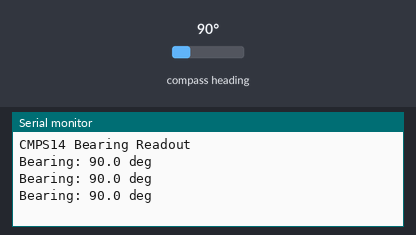
Simulated run of this sketch. Board: Arduino Uno, built with avr-gcc and run on an emulated ATmega328P. On the bench: the last lines printed to the serial monitor. Wiring (inferred from the names in the program): CMPS compass at I2C address 0x60. Inputs (shaded band) come from the test bench; at power-on: compass heading 90°.

Above: at 1.3 s.
1.4 s: compass heading set to 7°
At 1.9 s:
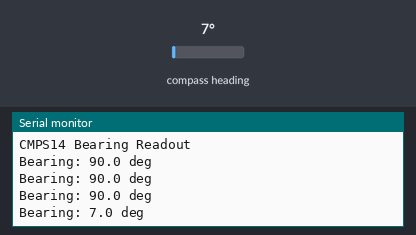
2.9 s: compass heading set to 180°
At 3.4 s:
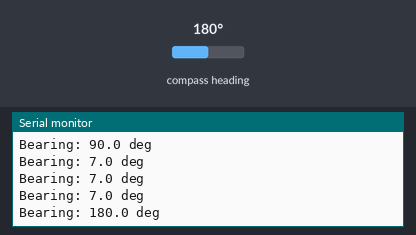
Timing chart, 0 to 5.9 s (numbered marks = the images above; inputs shaded):
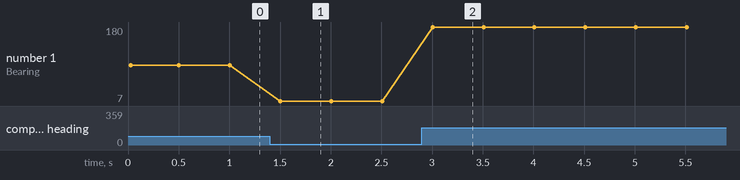

The sketch:

correctBearingCode.ino
```cpp
#include <Wire.h>

// Define I2C address for the CMPS14 compass module
#define CMPS14_ADDRESS 0x60

// --- Function to read and process the 16-bit bearing ---
float readBearing16Bit() {

  // 1. Set the starting register to 2 (16-bit High Byte)
  Wire.beginTransmission(CMPS14_ADDRESS);
  Wire.write(2);
  Wire.endTransmission(); // Stop and release the bus

  // 2. Request 2 bytes (Register 2, then Register 3)
  if (Wire.requestFrom(CMPS14_ADDRESS, 2) == 2) {

    // Read the bytes in the order they are received (High then Low)
    byte highByte = Wire.read();
    byte lowByte = Wire.read();

    // Combine the two bytes into a 16-bit integer (raw value 0-3599)
    // We explicitly cast to int/unsigned int for proper bit shifting
    int rawBearing = ((unsigned int)highByte << 8) | lowByte;

    // Convert the raw value (tenths of a degree) to a float in degrees
    return (float)rawBearing / 10.0;
  }

  // Return 0.0 on read failure
  return 0.0;
}

void setup() {
  Wire.begin();             // Start I2C communication
  Serial.begin(9600);       // Start Serial Monitor
  Serial.println("CMPS14 Bearing Readout");
}

void loop() {
  float bearingDegrees = readBearing16Bit();

  // Print the final result
  Serial.print("Bearing: ");
  Serial.print(bearingDegrees, 1); // Print with 1 decimal place
  Serial.println(" deg");

  delay(500); // Wait before next reading
}
```

Measured:
- after the input at 1.4 s, the serial monitor: prints a new line after 0.10 s (image 1)
- after the input at 2.9 s, the serial monitor: prints a new line after 0.11 s (image 2)
- plotted number 1: 90 → 7 after the input at 1.4 s, 7 → 180 after the input at 2.9 s
